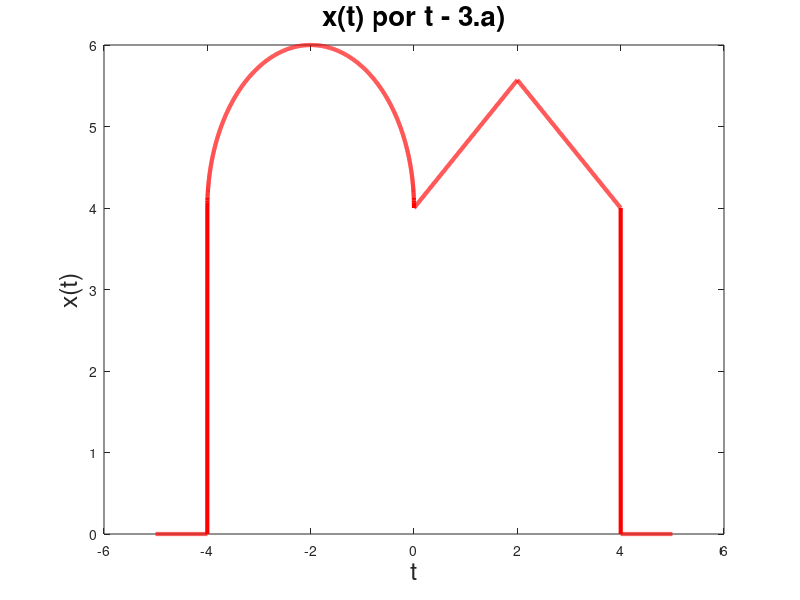

Source code (MATLAB):
dt=0.001;
t=-5:dt:5;
p=4;
r=2;
c=2;
x=4*(abs(t)<=p)+(pi/2-(pi/4)*abs(t-2)).*(abs(t-2)<=r)+sqrt(c^2-(t+2).^2).*(abs(t+2)<=c);
plot(t, x, "r", "linewidth", 3)
title("x(t) por t - 3.a)", "fontsize", 20);
xlabel("t", "fontsize", 18);
ylabel("x(t)", "fontsize", 18);

